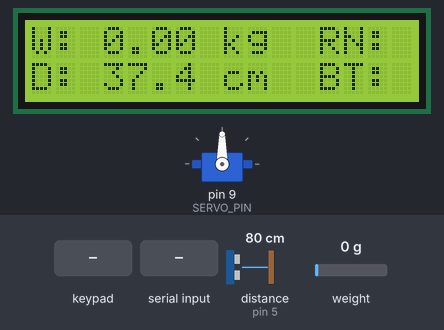
Recording of a sketch running on a simulated Arduino Uno, built with avr-gcc and run on an emulated ATmega328P. Shown: 16×2 character LCD, servo. Wiring (inferred from the names in the program): ultrasonic range finder: trigger pin 4; echo pin 5. The inputs (shaded band) are chosen by the test bench; at power-on: distance to the obstacle (sensor on pin 5) 80 cm, weight on the scale 0 g. The echo pulse lasts 58.3 µs per cm; what the sketch prints to the serial monitor is not drawn.

Above: at 3.2 s.
3.3 s: key 'A' pressed
At 4.5 s:
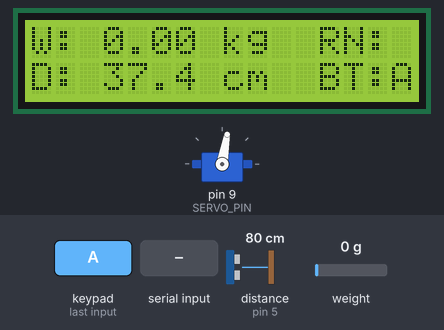
6.3 s: "A" received over Serial
9.3 s: distance to the obstacle (sensor on pin 5) set to 2 cm
At 10.59 s:
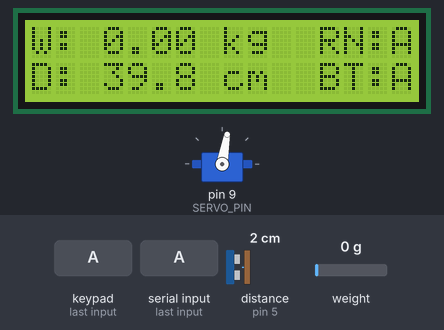
12.3 s: keypad keys 1 2 3 A pressed 0.4 s apart
At 13.3 s:
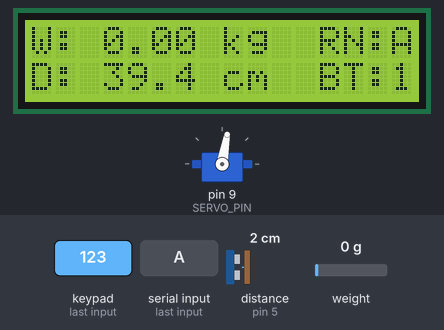
16.9 s: weight on the scale set to 100 g
At 19.8 s:
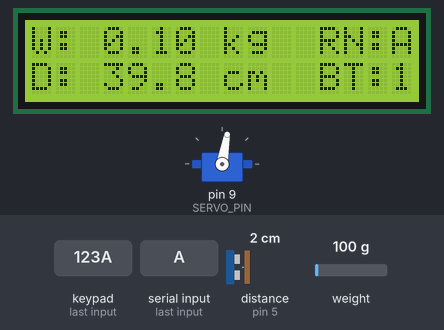
19.9 s: keypad keys 1 2 3 A A pressed 0.4 s apart
At 23.4 s:
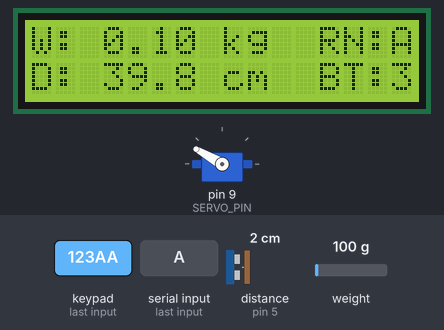
Timing chart, 0 to 24.4 s (numbered marks = the images above; inputs shaded):
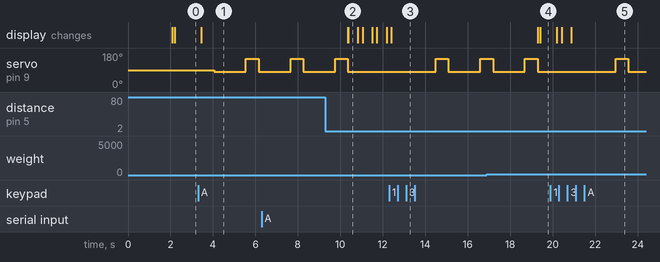

The sketch:

ArduinoCode.ino
```cpp
#include <Wire.h>
#include <LiquidCrystal_I2C.h>
#include <HX711.h>
#include <I2CKeyPad.h>
#include <Servo.h> // Thêm thư viện Servo.h

const uint8_t Keypad_Address = 0x20;
I2CKeyPad keyPad(Keypad_Address);
char keymap[5] = {
  '1', '2', '3', 'A'
};

// Chân Trigger và Echo của cảm biến khoảng cách HC-SR04
const int TRIGGER_PIN = 4;
const int ECHO_PIN = 5;

// Chân DT và SCK của module HX711
const int LOADCELL_DT_PIN = 6;
const int LOADCELL_SCK_PIN = 7;

// Hệ số calib của load cell (đơn vị: kg)
const float LOADCELL_CALIB_FACTOR = 125000.0; // Ví dụ: load cell 40kg

// Chân điều khiển Servo
const int SERVO_PIN = 9;

// Khởi tạo đối tượng LCD
LiquidCrystal_I2C lcd(0x27, 16, 2);  // Địa chỉ I2C của LCD và kích thước 16x2

// Khởi tạo đối tượng HX711
HX711 loadcell;

// Khởi tạo đối tượng Servo
Servo servo;
int count = 0;

// Khởi tạo biến lưu trữ dữ liệu nhận từ Raspberry
volatile char receivedData;

void setup() {
  // Khởi tạo giao tiếp I2C
  Wire.begin();
  Serial.begin(9600);

  // Khởi tạo LCD
  lcd.begin();
  lcd.setCursor(12, 0);
  lcd.print("RN: ");
  lcd.setCursor(12, 1);
  lcd.print("BT: ");

  // Khởi tạo cảm biến khoảng cách HC-SR04
  pinMode(TRIGGER_PIN, OUTPUT);
  pinMode(ECHO_PIN, INPUT);

  // Khởi tạo load cell
  loadcell.begin(LOADCELL_DT_PIN, LOADCELL_SCK_PIN);
  loadcell.set_scale(LOADCELL_CALIB_FACTOR); // Đặt hệ số calib
  loadcell.tare();

   // Khởi tạo chương trình ngắt nhận dữ liệu từ Raspberry
   //attachInterrupt(digitalPinToInterrupt(0), receiveData, FALLING);

  // Khởi tạo Servo
  servo.attach(SERVO_PIN);
  delay(1000);

  // Khởi tạo KeyPad
  if (keyPad.begin() == false) {
      while (1);
            }
                keyPad.loadKeyMap(keymap);
  }
 bool buttonPressed = false; // Biến flag để kiểm tra trạng thái nút nhấn


void loop() {
  // Đo khoảng cách từ cảm biến khoảng cách HC-SR04
  float distance = measureDistance();

  // Hiển thị khoảng cách lên LCD
  lcd.setCursor(0, 1);
  lcd.print("D: ");
  lcd.print(distance);
  lcd.setCursor(7, 1);
  lcd.print(" cm");

  // Đọc giá trị từ load cell
  float weight = measureWeight();

  // Hiển thị trọng lượng lên LCD
  lcd.setCursor(0, 0);
  lcd.print("W: ");
  lcd.print(weight);
  lcd.setCursor(7, 0);
  lcd.print(" kg");

  delay(100);

  // Đọc ký tự từ ma trận phím
  if (keyPad.isPressed()) {
    if (!buttonPressed) {
      char ch = keyPad.getChar();
      int key = keyPad.getLastKey();
      lcd.setCursor(15, 1);
      lcd.print(ch);
      // Xử lí gửi Data
      switch(ch) {
        case '1':
          Serial.print(weight);
          Serial.print(",");
          Serial.print(distance);
          Serial.print(",");
          Serial.print("U");
          delay(600);
          for (int i = 0; i < 3; i++) {
              servo.write(80);
              delay(1500);  // Đợi 1 giây

              servo.write(150);
              delay(600);  // Đợi 1 giây
            }
            servo.write(80);
          break;
        case '2':
          Serial.print(weight);
          Serial.print(",");
          Serial.print(distance);
          Serial.print(",");
          Serial.print("M");
          delay(600);
          for (int i = 0; i < 3; i++) {
              servo.write(80);
              delay(1500);  // Đợi 1 giây

              servo.write(150);
              delay(600);  // Đợi 1 giây
            }
            servo.write(80);
          break;
        case '3':
          Serial.print(weight);
          Serial.print(",");
          Serial.print(distance);
          Serial.print(",");
          Serial.print("R");
          delay(600);
          for (int i = 0; i < 3; i++) {
              servo.write(80);
              delay(1500);  // Đợi 1 giây

              servo.write(150);
              delay(600);  // Đợi 1 giây
            }
            servo.write(80);
          break;
        case 'A':
          Serial.print(weight);
          Serial.print(",");
          Serial.print(distance);
          Serial.print(",");
          Serial.print("A");
          delay(600);
          for (int i = 0; i < 3; i++) {
              servo.write(80);
              delay(1500);  // Đợi 1 giây

              servo.write(150);
              delay(600);  // Đợi 1 giây
            }
            servo.write(80);
          break;
      }
      buttonPressed = true; // Đánh dấu rằng nút đã được nhấn
    }
  } else {
    buttonPressed = false; // Đặt lại biến flag khi nút không được nhấn
  }

  //
  receiveData();
}

float measureDistance() {
  digitalWrite(TRIGGER_PIN, LOW);
  delayMicroseconds(2);
  digitalWrite(TRIGGER_PIN, HIGH);
  delayMicroseconds(10);
  digitalWrite(TRIGGER_PIN, LOW);

  unsigned long duration = pulseIn(ECHO_PIN, HIGH);
  float distance = duration * 0.034 / 2;
  distance = distance - 41.5;
  distance = abs(distance);

  return distance;
}

float measureWeight() {
  float weight = loadcell.get_units();
  weight = abs(weight);
  return weight;
}

void rotateServo(int angle) {
  servo.write(angle);
  delay(300); // Delay để đợi Servo hoàn thành xoay
}

void receiveData() {
  while (Serial.available()) {
    receivedData = Serial.read();  // Đọc dữ liệu từ giao tiếp serial

    // Hiển thị dữ liệu lên màn hình LCD
    lcd.setCursor(15, 0);
    lcd.print("  ");
    lcd.setCursor(15, 0);
    lcd.print(receivedData);
  }
}
```

Measured:
- after the input at 3.3 s, servo on pin 9 (SERVO_PIN): 90° → 80° after 0.76 s, → 150° 1.5 s later, → 80° 0.60 s later; the display: changes after 0.16 s (image 1)
- after the input at 9.3 s, the display: first differs from a run without the input after 1.1 s (image 2)
- after the input at 12.3 s, servo on pin 9 (SERVO_PIN): 80° → 150° after 2.2 s, → 80° 0.60 s later, → 150° 1.5 s later; the display: changes after 0.09 s (image 3)
- after the input at 16.9 s, the display: first differs from a run without the input after 2.5 s (image 4)
- after the input at 19.9 s, servo on pin 9 (SERVO_PIN): 80° → 150° after 3.1 s, → 80° 0.60 s later; the display: first changes after 0.31 s (image 5 shows a later state)
- what the display in image 2 shows lasts 0.4 s, from 10.4 s to 10.8 s
